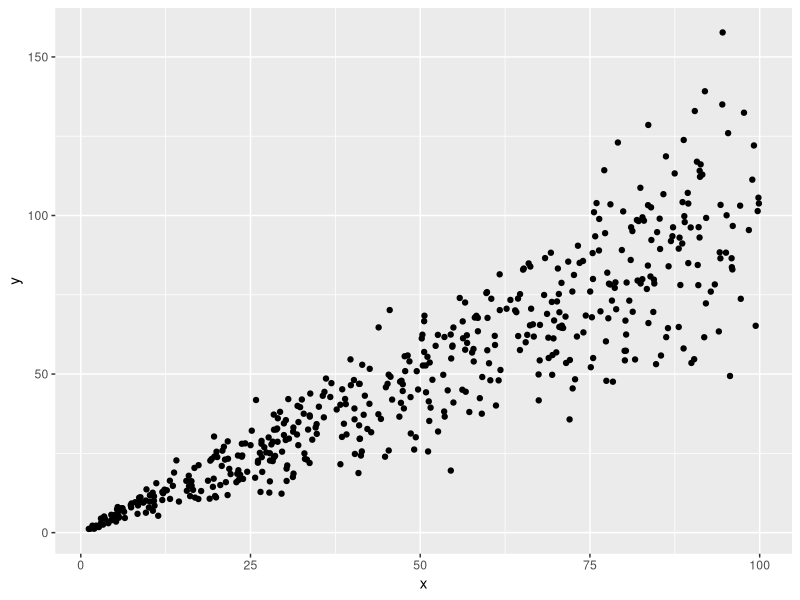
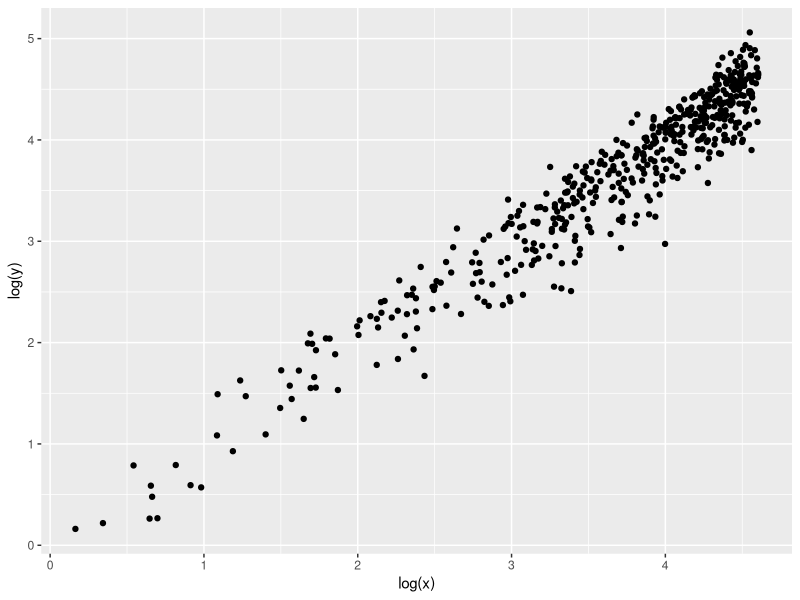

Write the R code that produced these figures, in order.
## ---- chunk 1
knitr::opts_chunk$set(echo = TRUE)
library(tidyverse)
## ---- chunk 2
n <- 500
df <- tibble(
  x = runif(n, 1, 100),
  y = x/4 * rnorm(n, 4, 1)
)
ggplot(df, aes(x, y)) + geom_point()
## ---- chunk 3
ggplot(df, aes(log(x), log(y))) + geom_point()
## ---- chunk 4
lm(y~x, df)
lm(log(y)~log(x), df) 
